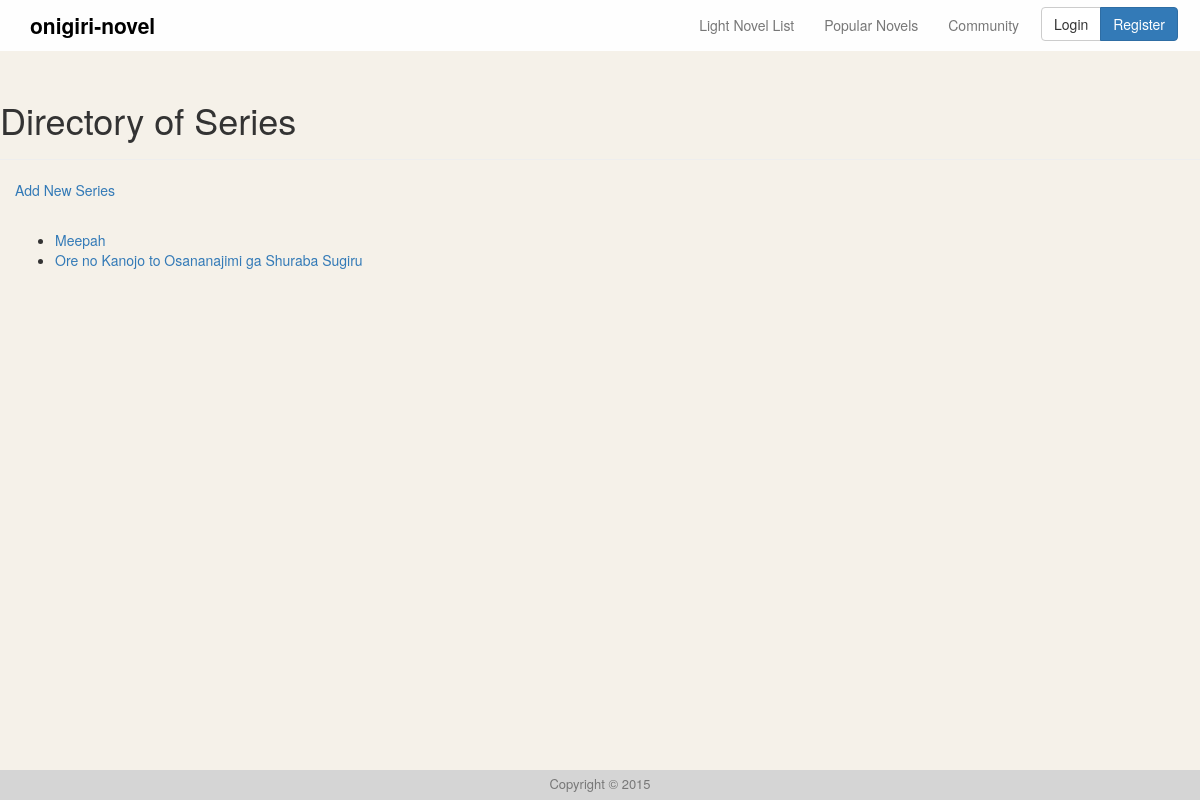
The app's page /d/, older data.
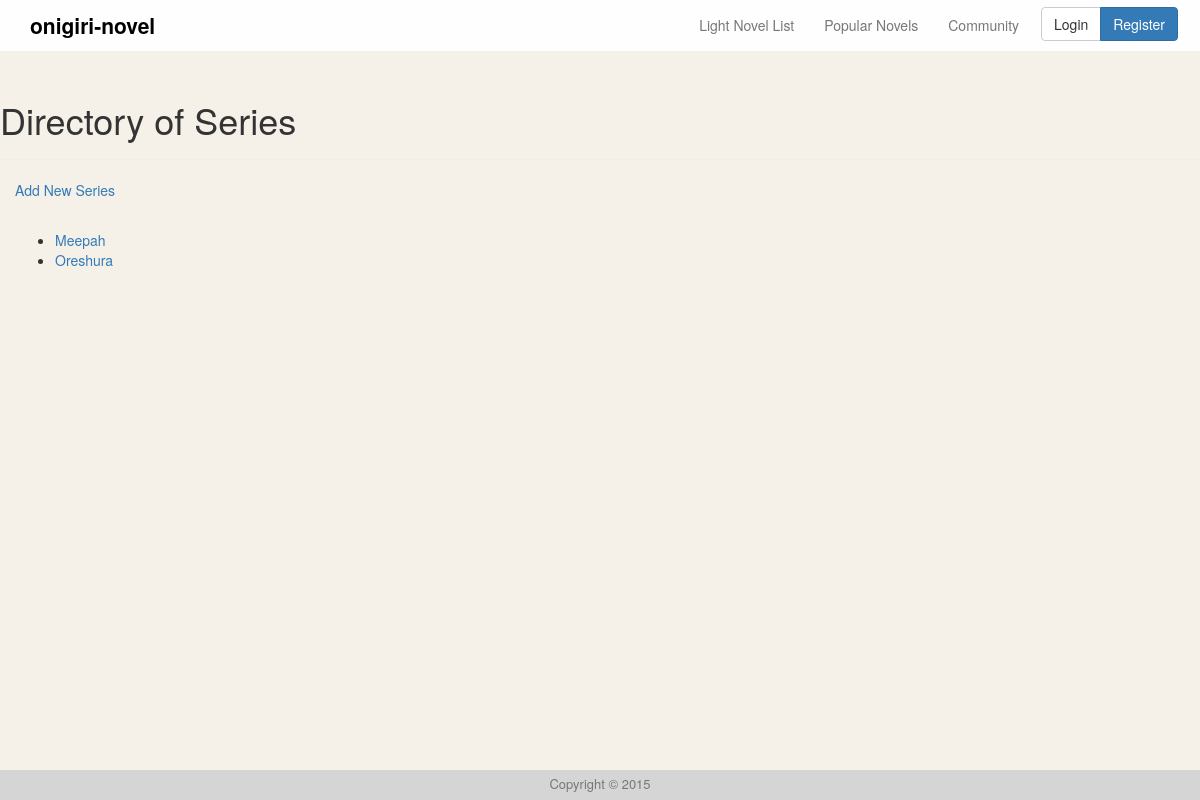
The same page, newer data.
### directory/models.py (models this page shows, shortened)
class Series(models.Model):
    author = models.CharField(max_length=50, default="", verbose_name="Series Author")
    artist = models.CharField(max_length=50, default="", blank=True, verbose_name="Series Illustrator")
    title = models.CharField(max_length=100, default="", verbose_name="Series Title")
    slug = models.SlugField(max_length=100, default="", unique=True)
    views = models.IntegerField(default=0)
    tags = models.ManyToManyField(Tags, blank=True)
    image = models.URLField(blank=True, null=True, verbose_name="Image URL")
    synopsis = models.TextField(blank=True, default="")
    def __unicode__(self):
        return self.title
    class Meta:
        ordering = ['slug']

### directory/views.py (the view)
class SeriesListView(ListView):
    model = Series

### templates/directory/series_list.html
{% extends "includes/base.html" %}
{% block header %}
<div class="page-header">
    <h1>Directory of Series</h1>
</div>
{% endblock %}
{% block content %}
    <p><a href="{% url 'series-add' %}">Add New Series</a></p><br>
    <ul>
    {% for series in series_list %}
        <li><a href="{% url 'series-detail-slug' series.slug %}">{{ series }}</a></li>
    {% endfor %}
    </ul>
{% endblock %}

### templates/includes/base.html (shortened to what this page needs)
<!doctype html>
<html lang="en">
    <head>
        {% load static %}
        {% load bootstrap3 %}
        {% bootstrap_css %}
        <link rel="stylesheet" href="{% static 'onigiri/css/main.css' %}">
    </head>
    <body {% block overflow %}{% endblock %}>
        {% block body %}
            {% block nav %}
                <nav class="navbar navbar-default navbar-fixed-top" role="navigation">
                    <div class="container">
                        <div class="navbar-header">
                            <a class="navbar-brand" href="/"><strong>onigiri-novel</strong></a>
                        </div>
                        <div class="collapse navbar-collapse" id="bs-example-navbar-collapse-1">
                            <ul class="nav navbar-nav navbar-right">
                                <li>
                                    <a href="{% url 'series-list' %}">Light Novel List</a>
                                </li>
                                <li>
                                    <a href="#">Popular Novels</a>
                                </li>
                                <li>
                                    <a href="#">Community</a>
                                </li>
                                <li>
                                    {% if user.is_authenticated %}
                                        <div class="btn-group">
                                            <a class="btn btn-primary" href="#">dashboard</a>
                                            <button type="button" class="btn btn-primary dropdown-toggle" data-toggle="dropdown" aria-expanded="false">
                                                <span class="caret"></span>
                                                <span class="sr-only">Toggle Dropdown</span>
                                            </button>
                                            <ul class="dropdown-menu" role="menu">
                                                <li><a href="#">My Profile</a></li>
                                                <li class="divider"></li>
                                                <li><a href="#">Bookmarks</a></li>
                                                <li><a href="#">Notifications</a></li>
                                                <li><a href="#">Settings</a></li>
                                                <li class="divider"></li>
                                                <li><a href="{% url 'logout' %}">Logout</a></li>
                                            </ul>
                                        </div>
                                    {% else %}
                                    <div class="btn-group" role="group">
                                        <a class="btn btn-default" href="{% url 'login' %}">Login</a>
                                        <a class="btn btn-primary" href="{% url 'register' %}">Register</a>
                                    </div>
                                    {% endif %}
                                </li>
                            </ul>
                        </div>
                    </div>
                </nav>
            {% endblock %}
            {% block main %}
                {% block header %}{% endblock %}
                <div class="container">
                    <div class="row">
                        {% block content %}{% endblock %}
                    </div>
                </div>
            {% endblock %}
            {% block footer %}
                <div class="spacer"></div>
                <div class="footer hidden-sm hidden-xs">
                    <div class="container text-center hidden-sm">
                        <p class="text-muted hidden-sm">Copyright &copy; {% now "Y" %}</p>
                    </div>
                </div>
            {% endblock %}
        {% endblock %}
    </body>
</html>

### static/onigiri/css/main.css (style rules this page uses)
body { padding-top: 60px; width: 100%; height: 100%; background-color: #f5f1e9; }
html { width: 100%; height: 100%; }
.spacer { padding-top:50px; }
.navbar { background-color: #fefefe; }
.navbar-default { border-color: transparent; }
.navbar-brand { font-size: 150%; }
.navbar-default .navbar-brand { color: #000000; }
.navbar .btn-group { padding: 7px; }
.footer { position: fixed; bottom: 0; width: 100%; height: 30px; background-color: #d5d5d5; font-size:small; padding:5px; }

Row changes from the older to the newer data that the page shows:
changed Series: title "Ore no Kanojo to Osananajimi ga Shuraba Sugiru" → "Oreshura"
